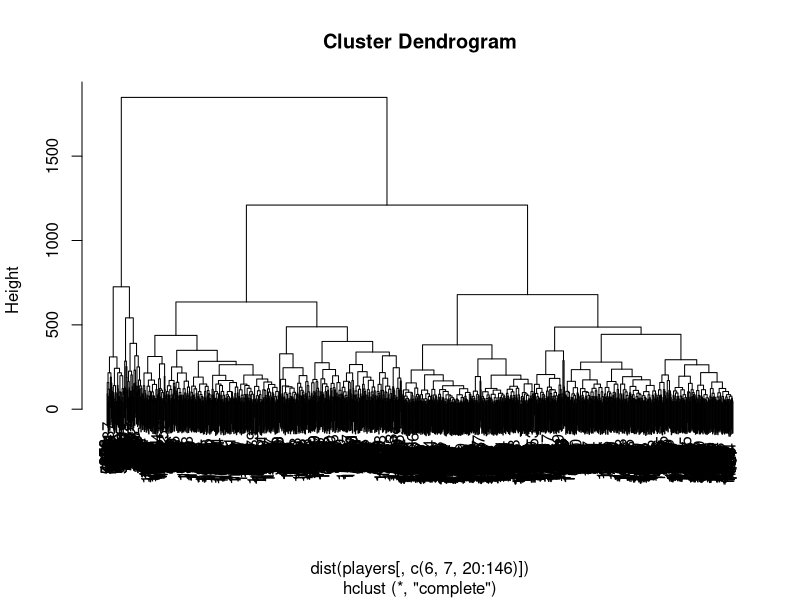
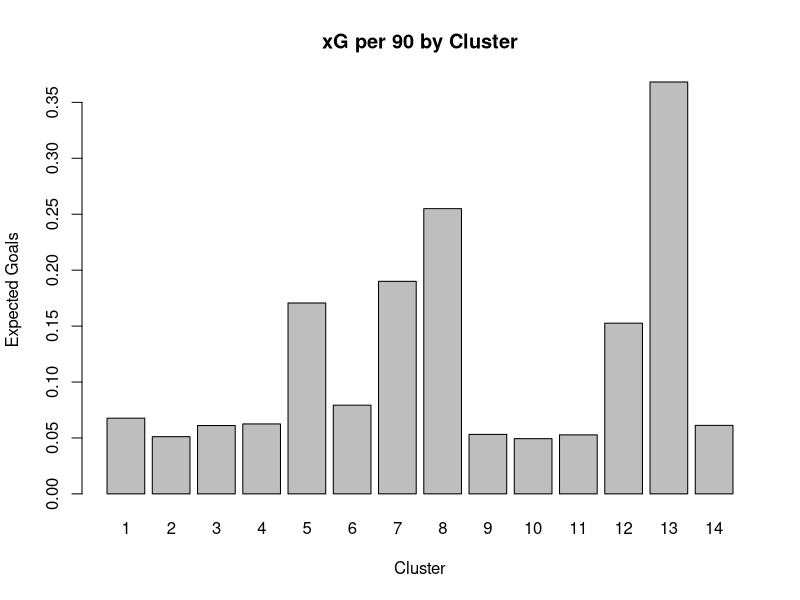
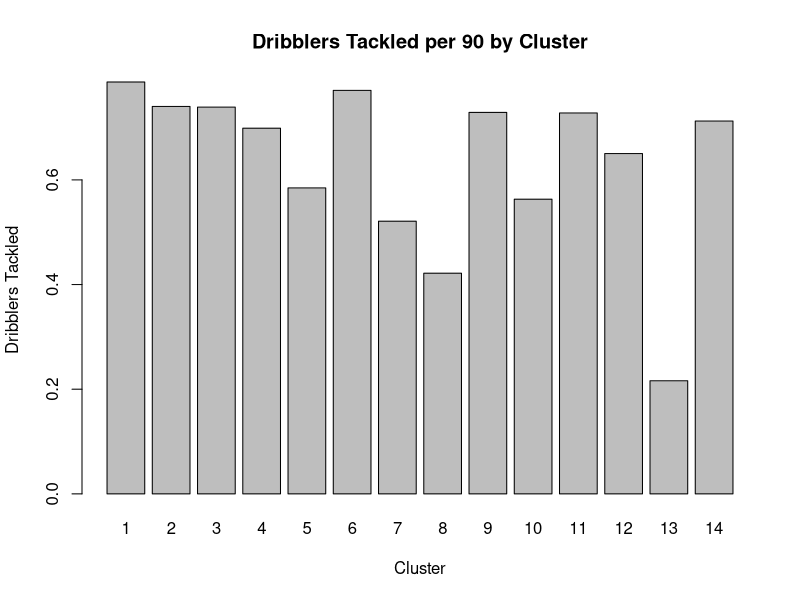
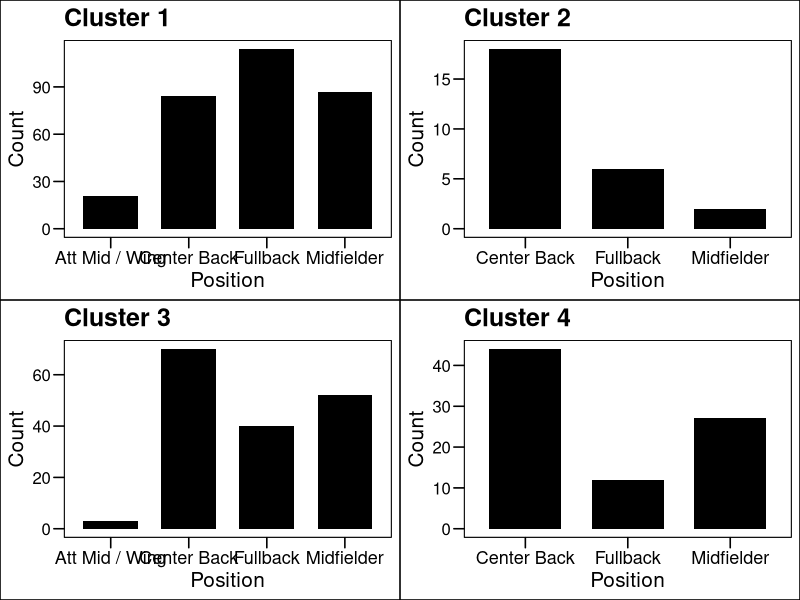
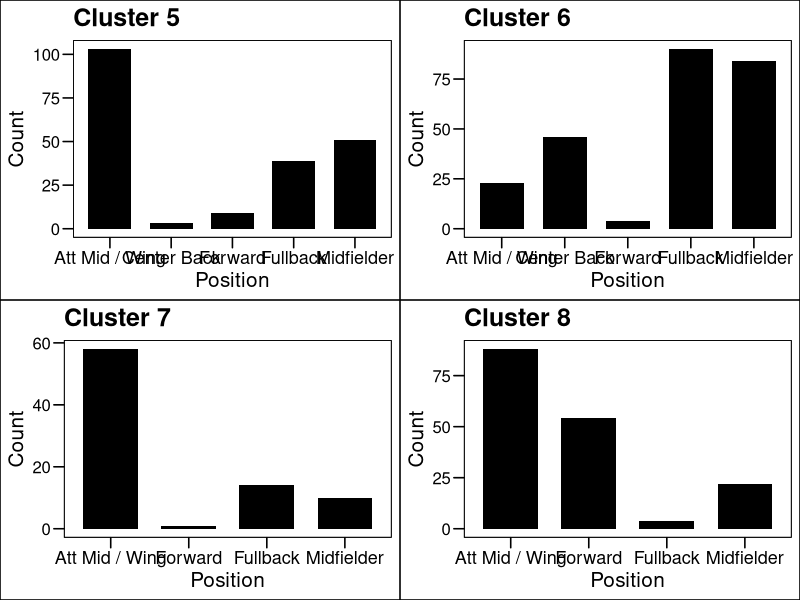
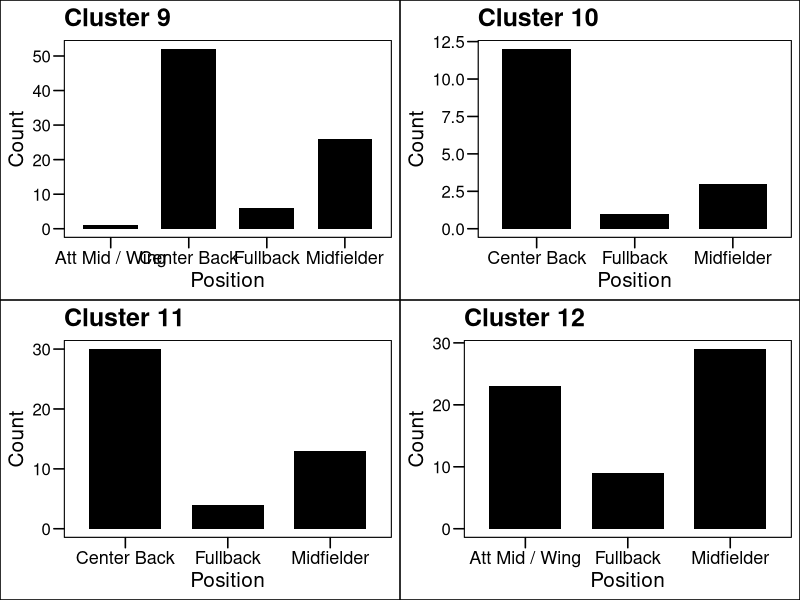
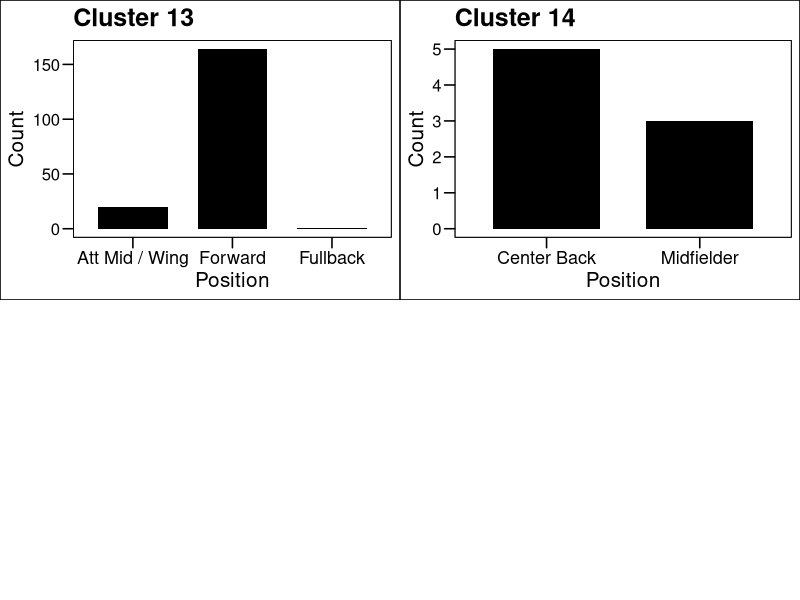
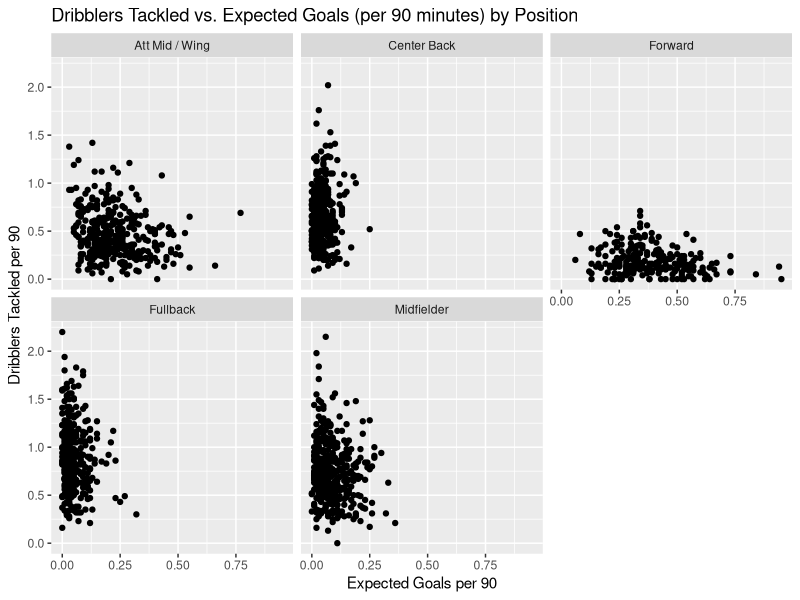

The R source for these figures, in order:
## ---- chunk 1
knitr::opts_chunk$set(echo = TRUE)
## ---- chunk 2
library(dplyr)
library(ggplot2)
library(ggthemes)
library(ggpubr)
library(data.table)
players <- read.csv("../Data Acquisition/Data/players.csv")
players$height_cm <- as.numeric(as.character(players$height_cm))
## ---- chunk 3
clusters <- hclust(dist(players[, c(6,7,20:146)]))
plot(clusters)
firstcut <- cutree(clusters, 14)
table(players$position, firstcut)
cluster_prev <- table(players$position, firstcut)
cluster_prev
players_clust <- players
players_clust$cluster <- firstcut
## ---- chunk 4
xG_vec = numeric(14)
DT_vec = numeric(14)
for(i in 1:14){
  xG_vec[i] = mean(filter(players_clust, players_clust$cluster==i)$xG)
  DT_vec[i] = mean(filter(players_clust, players_clust$cluster==i)$Dribblers.Tackled)
}
barplot(xG_vec ~ c(1:14), xlab = "Cluster", ylab= "Expected Goals", main = "xG per 90 by Cluster")
barplot(DT_vec ~ c(1:14), xlab = "Cluster", ylab= "Dribblers Tackled", main = "Dribblers Tackled per 90 by Cluster")
## ---- chunk 5
positions = c("Att Mid / Wing", "Center Back", "Forward", "Fullback", "Midfielder")

plots <- lapply(1:14, function(x) ggplot(filter(players_clust,cluster == x), aes(x = position)) +
    geom_bar(fill = "black", width = 0.7)+
    theme_base()+
    theme(text =element_text(size = 15), axis.text.x = element_text(size = 13))+
    labs(x = "Position", y = "Count", title = sprintf("Cluster %s", x)))
figure1234 <- ggarrange(plots[[1]], plots[[2]], plots[[3]], plots[[4]], nrow = 2, ncol = 2)
figure5678 <- ggarrange(plots[[5]], plots[[6]], plots[[7]], plots[[8]], nrow = 2, ncol = 2)
figure9101112 <- ggarrange(plots[[9]], plots[[10]], plots[[11]], plots[[12]], nrow = 2, ncol = 2)
figure1314 <- ggarrange(plots[[13]], plots[[14]], nrow = 2, ncol = 2)
figure1234
figure5678
figure9101112
figure1314
## ---- chunk 6
p <- ggplot(data = players, aes(x = xG, y = Dribblers.Tackled)) + geom_point()
p + facet_wrap(~position) + labs(title = "Dribblers Tackled vs. Expected Goals (per 90 minutes) by Position", y = "Dribblers Tackled per 90", 
                                 x = "Expected Goals per 90")
